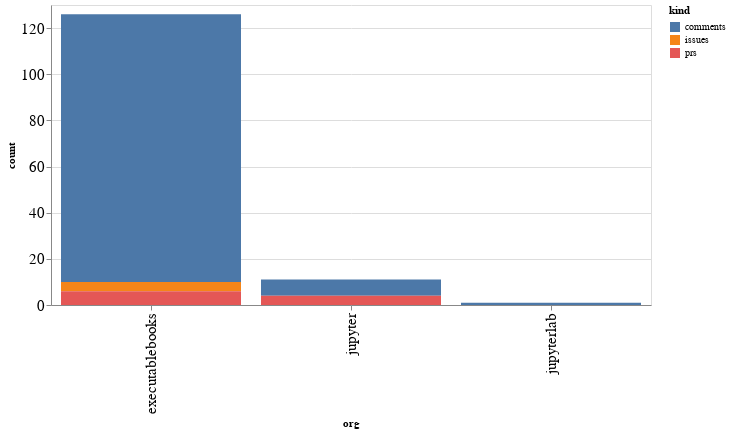

Notebook cell for this chart:
### Code cell
alt.Chart(org_summaries, width=600).mark_bar().encode(
    x='org',
    y='count',
    color='kind',
    tooltip="org"
)

### Figure 1 — Vega-Lite specification as saved in the notebook (floating-point values rounded to 4 significant figures)
{"config": {"axisLeft": {"labelFontSize": 15}, "axisBottom": {"labelFontSize": 15}}, "data": {"name": "data-4b822c77c8143bee96a5a2e70187c233"}, "mark": "bar", "encoding": {"color": {"type": "nominal", "field": "kind"}, "tooltip": {"type": "nominal", "field": "org"}, "x": {"type": "nominal", "field": "org"}, "y": {"type": "quantitative", "field": "count"}}, "width": 600, "$schema": "https://vega.github.io/schema/vega-lite/v4.8.1.json", "datasets": {"data-4b822c77c8143bee96a5a2e70187c233": [{"org": "executablebooks", "kind": "comments", "count": 116}, {"org": "executablebooks", "kind": "issues", "count": 4}, {"org": "executablebooks", "kind": "prs", "count": 6}, {"org": "jupyter", "kind": "comments", "count": 7}, {"org": "jupyter", "kind": "prs", "count": 4}, {"org": "jupyterlab", "kind": "comments", "count": 1}]}}
